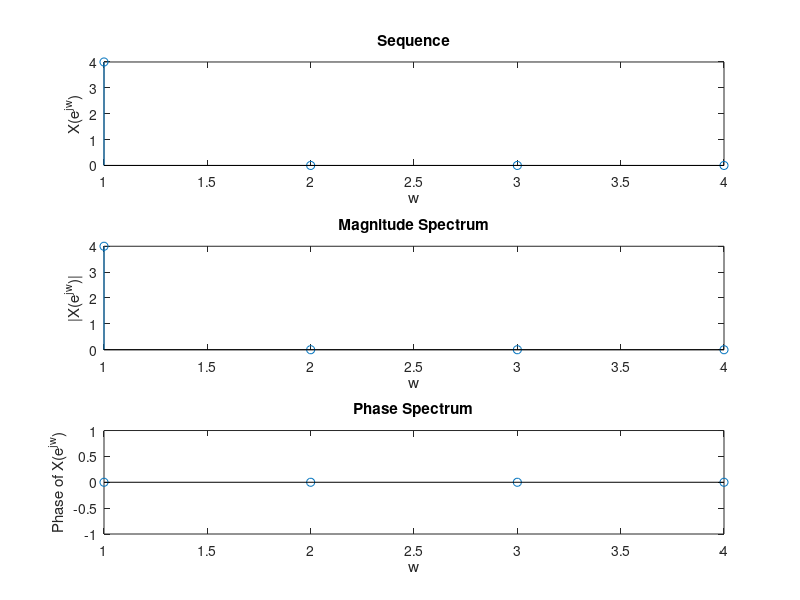

Reproduce this figure in MATLAB. (Note: this script raises an error after producing the figure.)

L = 4;

N = 4;
x = [ones(L, 1); zeros(N-L, 1)];

X = fft(x, N);

figure()

subplot(3, 1, 1);
stem(X);
title('Sequence')
ylabel('X(e^j^w)')
xlabel('w')

subplot(3, 1, 2)
stem(abs(X))
title('Magnitude Spectrum')
ylabel('|X(e^j^w)|')
xlabel('w')

subplot(3, 1, 3)
stem(angle(X))
title('Phase Spectrum')
ylabel('Phase of X(e^j^w)')
xlabel('w')

sgtitle('4-Point DFT')

X1 = fftshift(fft(x, N));
F = length(x)*(-N/2:N/2-1)/N;

figure()
stem(F, abs(X1))
title('DFT of Audio Signal with FFTshift')
ylabel('|X(e^j^w)|')
xlabel('frequency(Hz)')

%--------------------------------

N = 16;
x = [ones(L, 1); zeros(N-L, 1)];

X = fft(x, N);

figure()

subplot(3, 1, 1);
stem(X);
title('Sequence')
ylabel('X(e^j^w)')
xlabel('w')

subplot(3, 1, 2)
stem(abs(X))
title('Magnitude Spectrum')
ylabel('|X(e^j^w)|')
xlabel('w')

subplot(3, 1, 3)
stem(angle(X))
title('Phase Spectrum')
ylabel('/__X(e^j^w)')
xlabel('w')

sgtitle('16-Point DFT')

X1 = fftshift(fft(x, N));
F = length(x)*(-N/2:N/2-1)/N;

figure()
stem(F, abs(X1))
title('DFT of Audio Signal with FFTshift')
ylabel('|X(e^j^w)|')
xlabel('frequency(Hz)')

%-----------------------------------

N = 64;
x = [ones(L, 1); zeros(N-L, 1)];

X = fft(x, N);

figure()

subplot(3, 1, 1);
stem(X);
title('Sequence')
ylabel('X(e^j^w)')
xlabel('w')

subplot(3, 1, 2)
stem(abs(X))
title('Magnitude Spectrum')
ylabel('|X(e^j^w)|')
xlabel('w')

subplot(3, 1, 3)
stem(angle(X))
title('Phase Spectrum')
ylabel('/__X(e^j^w)')
xlabel('w')

sgtitle('64-Point DFT')

X1 = fftshift(fft(x, N));
F = length(x)*(-N/2:N/2-1)/N;

figure()
stem(F, abs(X1))
title('DFT of Audio Signal with FFTshift')
ylabel('|X(e^j^w)|')
xlabel('frequency(Hz)')